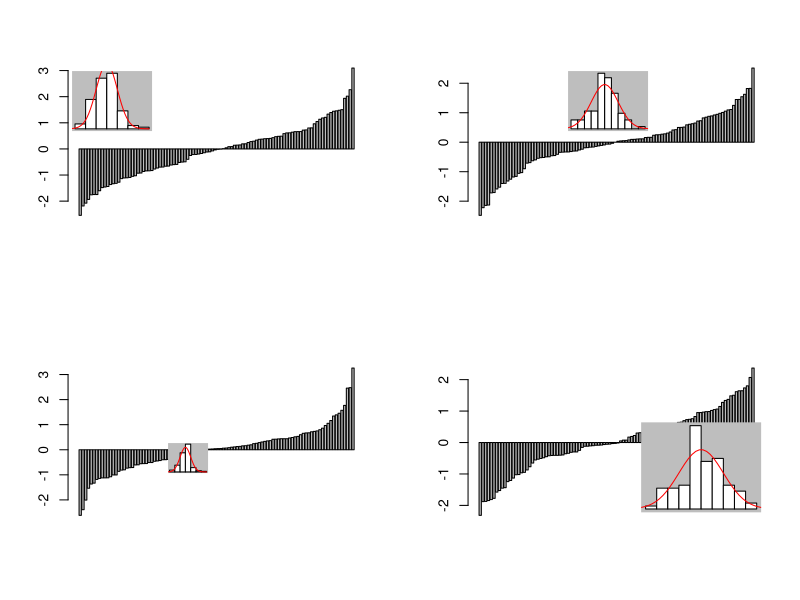
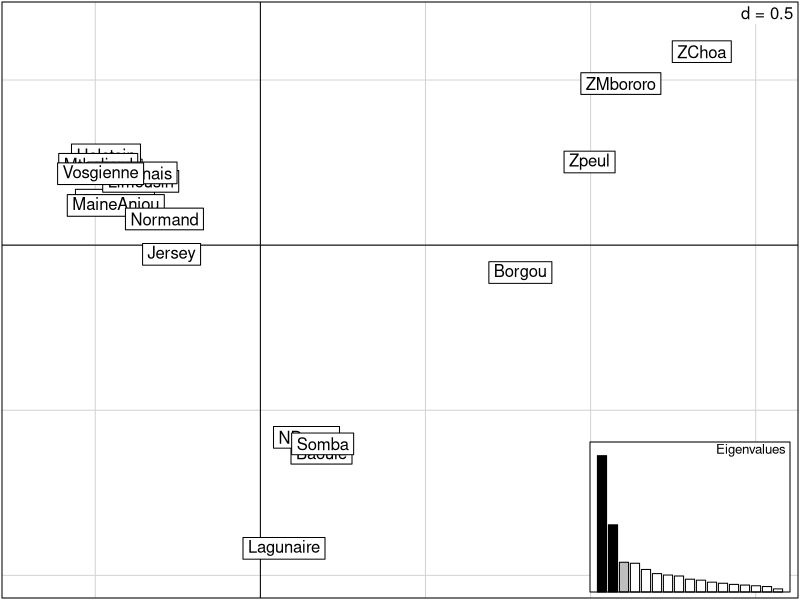

The R script that drew these images, in order:
library(ade4)


### Name: add.scatter
### Title: Add graphics to an existing plot
### Aliases: add.scatter add.scatter.eig
### Keywords: multivariate hplot

### ** Examples

  data(microsatt)
  w <- dudi.coa(data.frame(t(microsatt$tab)), scann = FALSE, nf = 3)
    
  if(adegraphicsLoaded()) {
    a1 <- rnorm(100)
    b1 <- s1d.barchart(sort(a1), p1d.horizontal = FALSE, plot = FALSE)
    h1 <- s1d.hist(a1, pgrid.draw = FALSE, porigin.draw = FALSE, pbackground.col = "grey", 
      plot = FALSE, ppoly.col = "white", ppoly.alpha = 1)
    g1 <- insert(h1, b1, posi = "topleft", plot = FALSE)
  
    a2 <- rnorm(100)
    b2 <- s1d.barchart(sort(a2), p1d.horizontal = FALSE, plot = FALSE)
    h2 <- s1d.hist(a2, pgrid.draw = FALSE, porigin.draw = FALSE, pbackground.col = "grey", 
      plot = FALSE, ppoly.col = "white", ppoly.alpha = 1)
    g2 <- insert(h2, b2, posi = "topleft", inset = c(0.25, 0.01), plot = FALSE)
  
    a3 <- rnorm(100)
    b3 <- s1d.barchart(sort(a3), p1d.horizontal = FALSE, plot = FALSE)
    h3 <- s1d.hist(a3, pgrid.draw = FALSE, porigin.draw = FALSE, pbackground.col = "grey", 
      plot = FALSE, ppoly.col = "white", ppoly.alpha = 1)
    g3 <- insert(h3, b3, posi = "bottomleft", inset = 0.4, ratio = 0.2, plot = FALSE)
  
    a4 <- rnorm(100)
    b4 <- s1d.barchart(sort(a4), p1d.horizontal = FALSE, plot = FALSE)
    h4 <- s1d.hist(a4, pgrid.draw = FALSE, porigin.draw = FALSE, pbackground.col = "grey", 
      plot = FALSE, ppoly.col = "white", ppoly.alpha = 1)
    g4 <- insert(h3, b3, posi = "bottomright", ratio = 0.3, plot = FALSE)
    
    G1 <- ADEgS(list(g1, g2, g3, g4), layout = c(2, 2), plot = TRUE)
    
    g5 <- s.label(w$co, plot = FALSE)
    g6 <- plotEig(w$eig, w$nf, psub = list(text = "Eigenvalues"), 
      pbackground = list(box = TRUE), plot = FALSE)
    G2 <- insert(g6, g5, posi = "bottomright", ratio = 0.25)

  } else {
    par(mfrow=c(2,2))
    f1 <- function(a){
      opar=par("mar","xaxt","yaxt","plt")
      on.exit(par(opar))
      par(mar=rep(.1,4),xaxt="n",yaxt="n",plt=par("plt"))
    
      hist(a,xlab="",ylab="",main="",col="white",proba=TRUE)
      lines(seq(-4,4,le=50),dnorm(seq(-4,4,le=50)),col="red")
    }
    
    a <- rnorm(100)
    barplot(sort(a))
    add.scatter(f1(a),posi="topleft",bg.col="grey")
    
    a <- rnorm(100)
    barplot(sort(a))
    add.scatter(f1(a),posi="topleft",bg.col="grey",inset=c(.25,.01))
    
    a <- rnorm(100)
    barplot(sort(a))
    add.scatter(f1(a),posi="topleft",bg.col="grey",inset=.25,ratio=.1)
    
    a <- rnorm(100)
    barplot(sort(a))
    add.scatter(f1(a),posi="bottomright",bg.col="grey",ratio=.3)
    par(mfrow=c(1,1))
    
    s.label(w$co)
    add.scatter.eig(w$eig,w$nf,posi="bottomright",1,2)
  }
